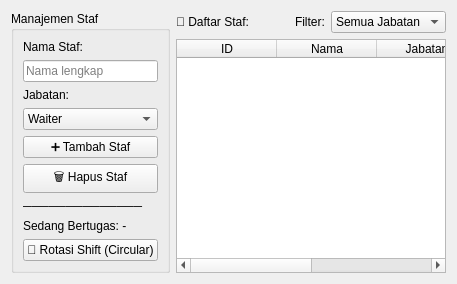
      <widget class="QWidget" name="staffTab">
       <attribute name="title">
        <string>👤 Staf</string>
       </attribute>
       <layout class="QHBoxLayout" name="staffLayout">
        <item>
         <widget class="QGroupBox" name="staffFormBox">
          <property name="title">
           <string>Manajemen Staf</string>
          </property>
          <layout class="QVBoxLayout" name="staffFormLayout">
           <item>
            <widget class="QLabel" name="lblStaffName">
             <property name="text">
              <string>Nama Staf:</string>
             </property>
            </widget>
           </item>
           <item>
            <widget class="QLineEdit" name="inputStaffName">
             <property name="placeholderText">
              <string>Nama lengkap</string>
             </property>
            </widget>
           </item>
           <item>
            <widget class="QLabel" name="lblStaffRole">
             <property name="text">
              <string>Jabatan:</string>
             </property>
            </widget>
           </item>
           <item>
            <widget class="QComboBox" name="inputStaffRole">
             <item>
              <property name="text">
               <string>Waiter</string>
              </property>
             </item>
             <item>
              <property name="text">
               <string>Kasir</string>
              </property>
             </item>
             <item>
              <property name="text">
               <string>Koki</string>
              </property>
             </item>
             <item>
              <property name="text">
               <string>Manager</string>
              </property>
             </item>
             <item>
              <property name="text">
               <string>Cleaning</string>
              </property>
             </item>
            </widget>
           </item>
           <item>
            <widget class="QPushButton" name="btnAddStaff">
             <property name="text">
              <string>➕ Tambah Staf</string>
             </property>
            </widget>
           </item>
           <item>
            <widget class="QPushButton" name="btnRemoveStaff">
             <property name="text">
              <string>🗑 Hapus Staf</string>
             </property>
            </widget>
           </item>
           <item>
            <widget class="QLabel" name="lblStaffSep">
             <property name="text">
              <string>──────────────</string>
             </property>
            </widget>
           </item>
           <item>
            <widget class="QLabel" name="lblOnDuty">
             <property name="text">
              <string>Sedang Bertugas: -</string>
             </property>
            </widget>
           </item>
           <item>
            <widget class="QPushButton" name="btnRotateShift">
             <property name="text">
              <string>🔄 Rotasi Shift (Circular)</string>
             </property>
            </widget>
           </item>
           <item>
            <spacer name="staffFormSpacer">
             <property name="orientation">
              <enum>Qt::Orientation::Vertical</enum>
             </property>
             <property name="sizeHint" stdset="0">
              <size>
               <width>0</width>
               <height>0</height>
              </size>
             </property>
            </spacer>
           </item>
          </layout>
         </widget>
        </item>
        <item>
         <layout class="QVBoxLayout" name="staffRightLayout">
          <item>
           <layout class="QHBoxLayout" name="staffFilterLayout">
            <item>
             <widget class="QLabel" name="lblStaffTableTitle">
              <property name="text">
               <string>👤 Daftar Staf:</string>
              </property>
             </widget>
            </item>
            <item>
             <spacer name="staffFilterSpacer">
              <property name="orientation">
               <enum>Qt::Orientation::Horizontal</enum>
              </property>
              <property name="sizeHint" stdset="0">
               <size>
                <width>40</width>
                <height>20</height>
               </size>
              </property>
             </spacer>
            </item>
            <item>
             <widget class="QLabel" name="lblFilterStaff">
              <property name="text">
               <string>Filter:</string>
              </property>
             </widget>
            </item>
            <item>
             <widget class="QComboBox" name="filterStaffRole">
              <item>
               <property name="text">
                <string>Semua Jabatan</string>
               </property>
              </item>
              <item>
               <property name="text">
                <string>Waiter</string>
               </property>
              </item>
              <item>
               <property name="text">
                <string>Kasir</string>
               </property>
              </item>
              <item>
               <property name="text">
                <string>Koki</string>
               </property>
              </item>
              <item>
               <property name="text">
                <string>Manager</string>
               </property>
              </item>
              <item>
               <property name="text">
                <string>Cleaning</string>
               </property>
              </item>
             </widget>
            </item>
           </layout>
          </item>
          <item>
           <widget class="QTableWidget" name="staffTable">
            <property name="editTriggers">
             <set>QAbstractItemView::EditTrigger::NoEditTriggers</set>
            </property>
            <property name="alternatingRowColors">
             <bool>true</bool>
            </property>
            <column>
             <property name="text">
              <string>ID</string>
             </property>
            </column>
            <column>
             <property name="text">
              <string>Nama</string>
             </property>
            </column>
            <column>
             <property name="text">
              <string>Jabatan</string>
             </property>
            </column>
            <column>
             <property name="text">
              <string>Status</string>
             </property>
            </column>
           </widget>
          </item>
         </layout>
        </item>
       </layout>
      </widget>
